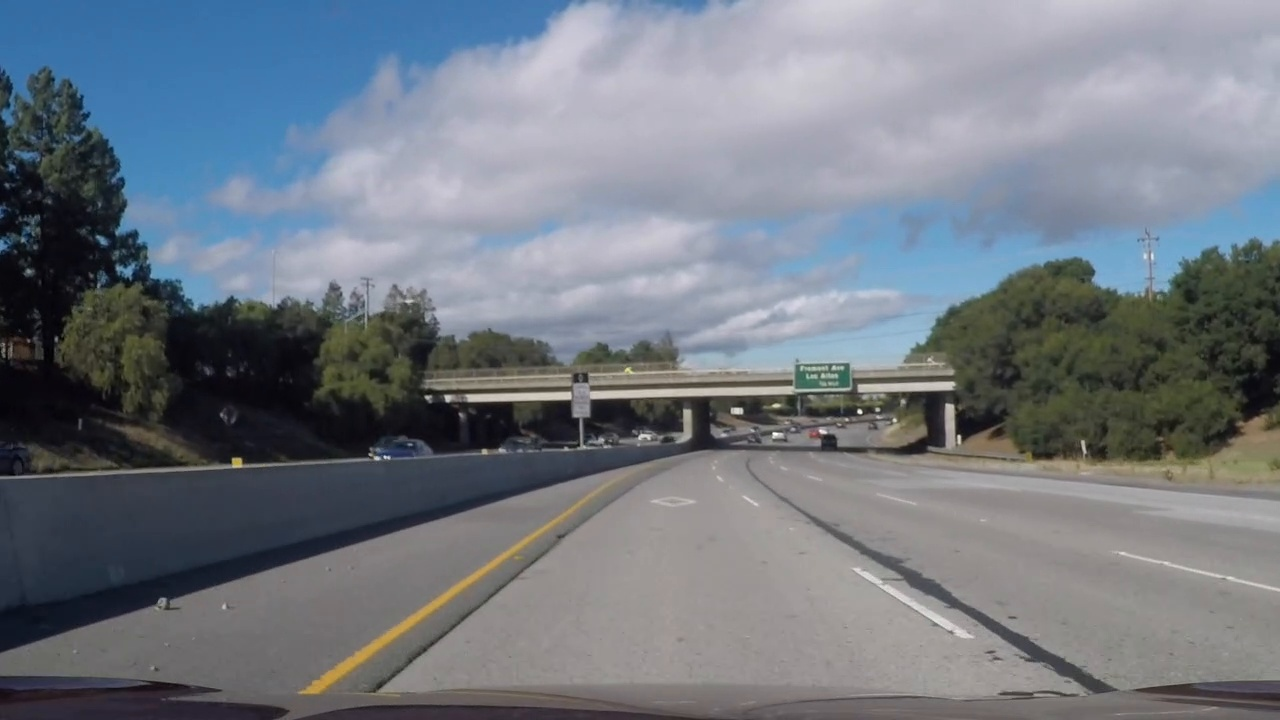
#> input picture test_images/challenge1.jpg, 1280 x 720 px
$ python -i LaneLineThreshold.py   (imports and definitions only)   (older library calls are emulated)
#> lines starting #> are read from the running program, lines starting #| are printed output that depends on the picture; after the words box and inside, x2 and y2 are one past the last pixel; in counts of white or black regions, pixels touching at a corner belong together
import cv2
import numpy as np
import matplotlib.pyplot as plt
import pickle
import glob

from moviepy.video.io.VideoFileClip import VideoFileClip

from tracker import Tracker, window_mask

# [1 line not run here, left out]
# [1 line that did not run here, left out]
# [1 line that did not run here, left out]


def abs_sobel_thresh(img, orient='x', sobel_kernel=3, thresh=(0, 255)):
    # Calculate directional gradient
    # Apply threshold
#> called with orient = 'x', sobel_kernel = 3, thresh = (20, 100)
    gray = cv2.cvtColor(img, cv2.COLOR_RGB2GRAY)
    if orient == 'x':
        sobel = cv2.Sobel(gray, cv2.CV_64F, 1, 0, ksize=sobel_kernel)
    else:
        sobel = cv2.Sobel(gray, cv2.CV_64F, 0, 1, ksize=sobel_kernel)
    abs_sobel = np.absolute(sobel)
    scaled_sobel = np.uint8(255 * abs_sobel / np.max(abs_sobel))

    grad_binary = np.zeros_like(scaled_sobel)
    grad_binary[(scaled_sobel >= thresh[0]) & (scaled_sobel <= thresh[1])] = 1
    return grad_binary


def mag_thresh(image, sobel_kernel=3, mag_thresh=(0, 255)):
    # Calculate gradient magnitude
    # Apply threshold
    gray = cv2.cvtColor(image, cv2.COLOR_RGB2GRAY)
    sobelx = cv2.Sobel(gray, cv2.CV_64F, 1, 0, ksize=sobel_kernel)
    sobely = cv2.Sobel(gray, cv2.CV_64F, 0, 1, ksize=sobel_kernel)
    gradmag = np.sqrt(sobelx ** 2 + sobely ** 2)
    scale_factor = np.max(gradmag) / 255
    gradmag = (gradmag / scale_factor).astype(np.uint8)

    mag_binary = np.zeros_like(gradmag)
    mag_binary[(gradmag >= mag_thresh[0]) & (gradmag <= mag_thresh[1])] = 1
    return mag_binary


def dir_threshold(image, sobel_kernel=3, thresh=(0, np.pi / 2)):
    # Calculate gradient direction
    # Apply threshold
    gray = cv2.cvtColor(image, cv2.COLOR_RGB2GRAY)
    sobelx = cv2.Sobel(gray, cv2.CV_64F, 1, 0, ksize=sobel_kernel)
    sobely = cv2.Sobel(gray, cv2.CV_64F, 0, 1, ksize=sobel_kernel)
    direction = np.arctan2(sobely, sobelx)
    dir_binary = np.zeros_like(direction)
    dir_binary[(direction > thresh[0]) & (direction < thresh[1])] = 1
    return dir_binary


# [19 lines left out: function color_threshold, not called in this run]


def color_mask(img, thresh_b=(145, 200), thresh_l=(215, 255)):
    # Generate binary thresholded images
    b_channel = cv2.cvtColor(img, cv2.COLOR_RGB2Lab)[:, :, 2]
    l_channel = cv2.cvtColor(img, cv2.COLOR_RGB2LUV)[:, :, 0]

    b_binary = np.zeros_like(b_channel)
    b_binary[(b_channel >= thresh_b[0]) & (b_channel <= thresh_b[1])] = 1

    l_binary = np.zeros_like(l_channel)
    l_binary[(l_channel >= thresh_l[0]) & (l_channel <= thresh_l[1])] = 1

    combined_binary = np.zeros_like(b_binary)
    combined_binary[(l_binary == 1) | (b_binary == 1)] = 1

    return combined_binary


def apply_mask(image, ksize=3, idx=-1):
    # Apply each of the thresholding functions
    gradx = abs_sobel_thresh(image, orient='x', sobel_kernel=ksize, thresh=(20, 100))
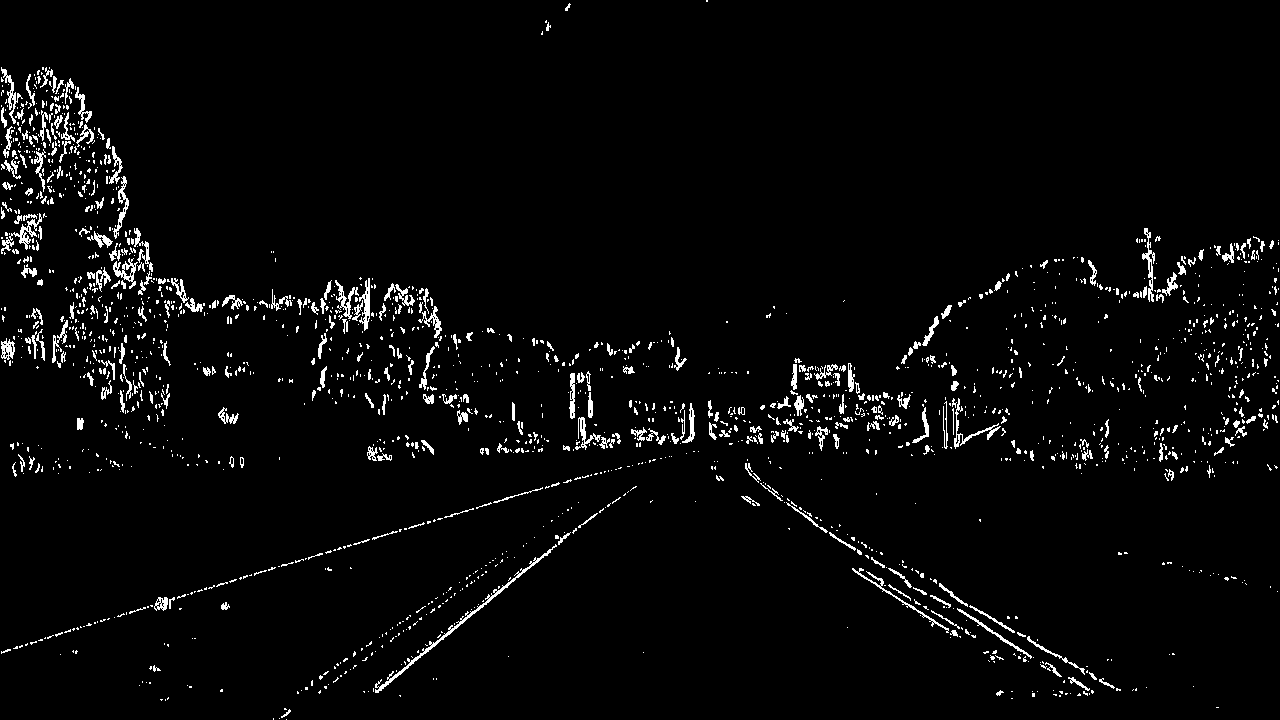
#> gradx: shape (720, 1280); values 0 (black) and 1 (white), 3.2% white in thin lines or dots
    grady = abs_sobel_thresh(image, orient='y', sobel_kernel=ksize, thresh=(20, 100))
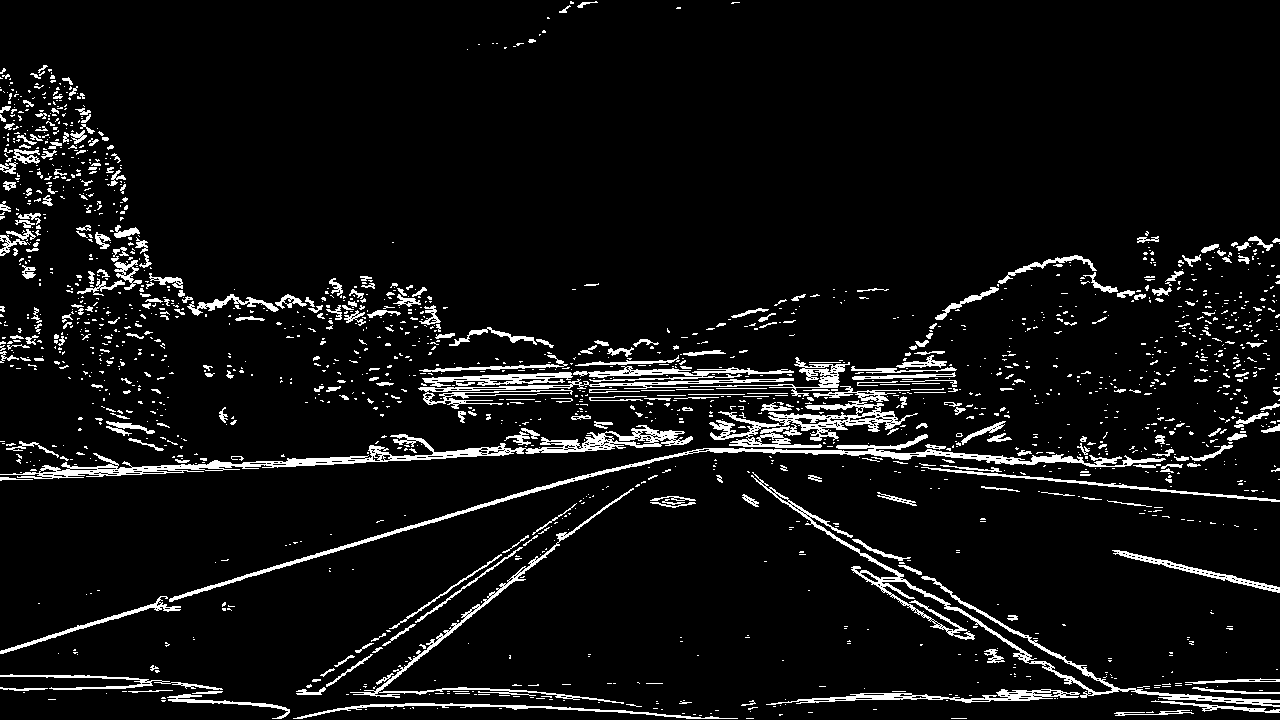
#> grady: shape (720, 1280); values 0 (black) and 1 (white), 6.6% white; 1813 white regions (1480 under 20 px), largest, box (x1, y1, x2, y2) and area: (0, 425, 693, 479) 5365, (169, 434, 1166, 602) 4567, (751, 472, 1280, 707) 4220
    mag_binary = mag_thresh(image, sobel_kernel=ksize, mag_thresh=(30, 100))
#> in mag_thresh, `scale_factor = np.max(gradmag) / 255`: scale_factor = 2.79
#> mag_binary: shape (720, 1280); values 0 (black) and 1 (white), 5.4% white in thin lines or dots
    dir_binary = dir_threshold(image, sobel_kernel=ksize, thresh=(0.7, 1.3))
#> dir_binary: shape (720, 1280) float64; values 0 (black) and 1 (white), 9.1% white in thin lines or dots
    color_binary = color_mask(image)
#> in color_mask, `b_channel = cv2.cvtColor(img, cv2.COLOR_RGB2Lab)[:, :, 2]`:
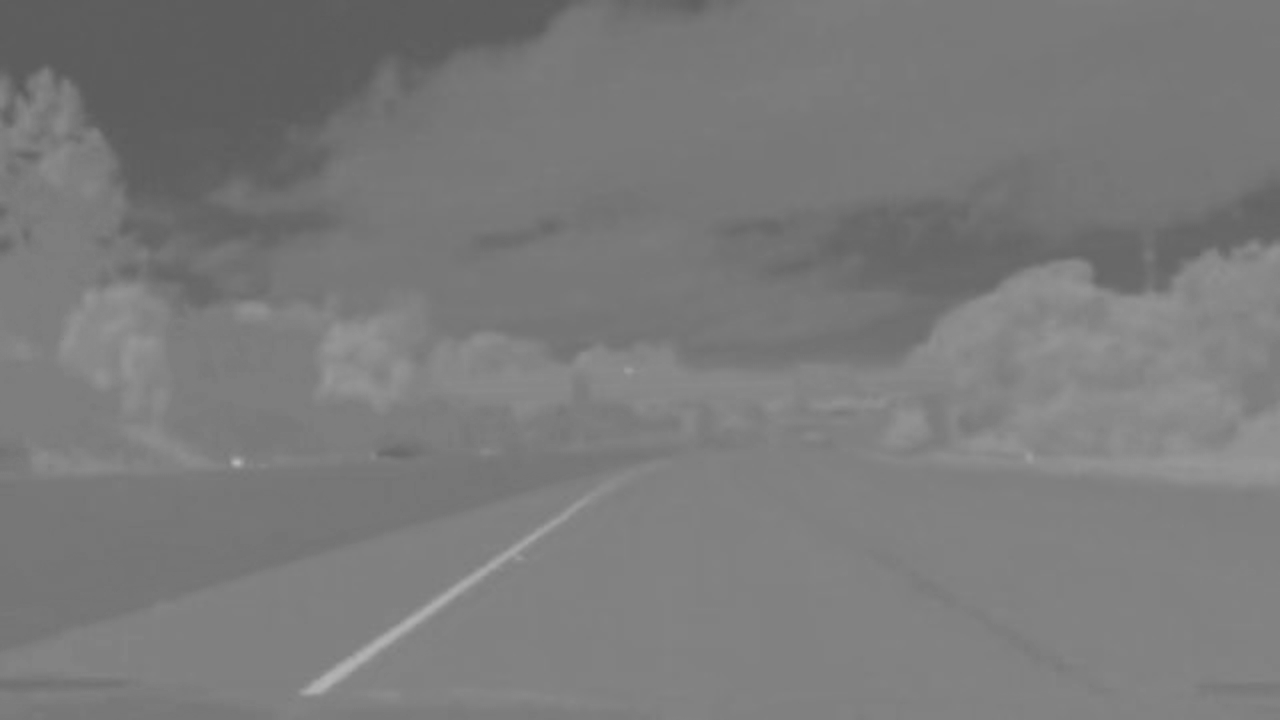
#> b_channel: shape (720, 1280); min 90, max 182, mean 122.7
#> color_binary: shape (720, 1280); values 0 (black) and 1 (white), 1.3% white; 92 white regions (60 under 20 px), largest, box (x1, y1, x2, y2) and area: (1114, 418, 1280, 480) 3708, (300, 497, 590, 696) 3622, (325, 326, 382, 354) 731
    #combined = color_binary
    combined = np.zeros_like(dir_binary)
    combined[((gradx == 1) & (grady == 1)) | ((mag_binary == 1) & (dir_binary == 1)) | (color_binary == 1)] = 255

    if idx != -1:
        cv2.imwrite('./output_images/binary' + str(idx) + '.jpg', combined)

    return combined


# [157 lines left out: functions birds_eye_perspective, process_image, not called in this run]


images = glob.glob('./test_images/*.jpg')

# [4 lines not run here, left out]

out_video = 'challenge_video_tracked.mp4'
in_video = 'challenge_video.mp4'

# [1 line that did not run here, left out]
# [1 line that did not run here, left out]
# [1 line not run here, left out]

>>> import cv2
>>> picture = cv2.cvtColor(cv2.imread('test_images/challenge1.jpg'), cv2.COLOR_BGR2RGB)
>>> result = apply_mask(picture)
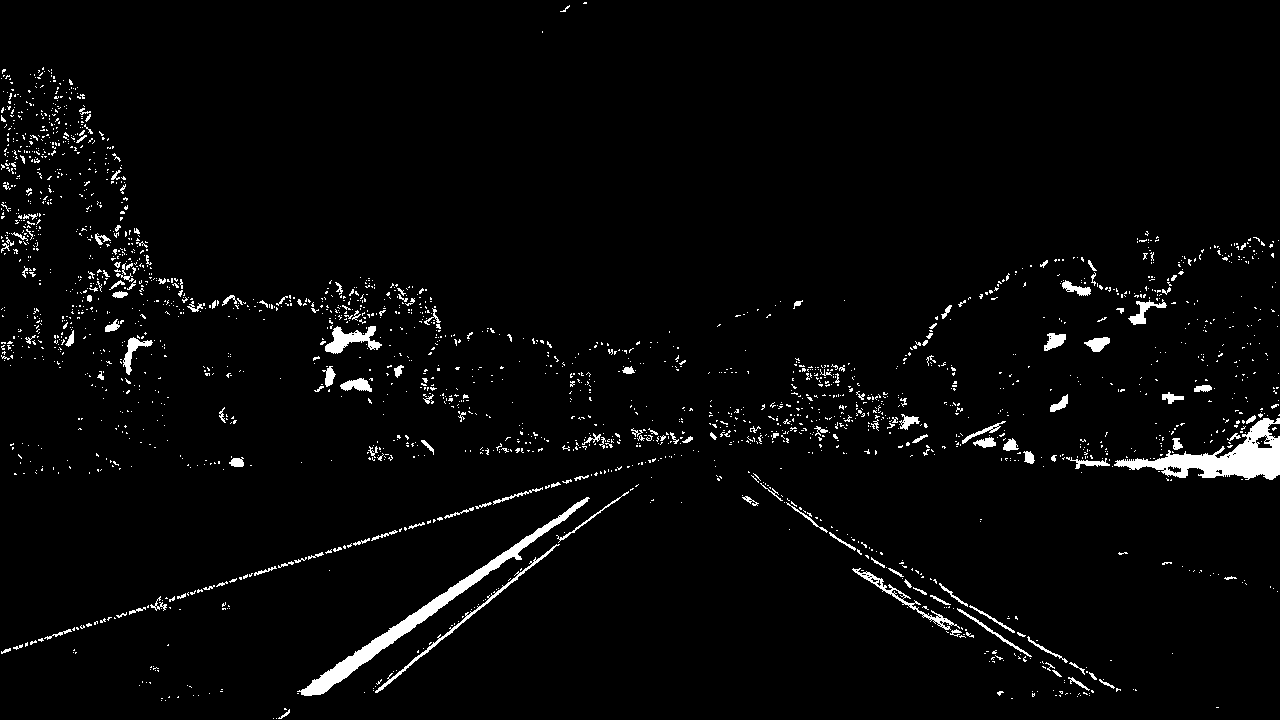
#> result: shape (720, 1280) float64; 2.9% white; 2232 white regions (2066 under 20 px), largest, box (x1, y1, x2, y2) and area: (1114, 418, 1280, 480) 3792, (297, 497, 590, 696) 3698, (325, 326, 382, 354) 731
